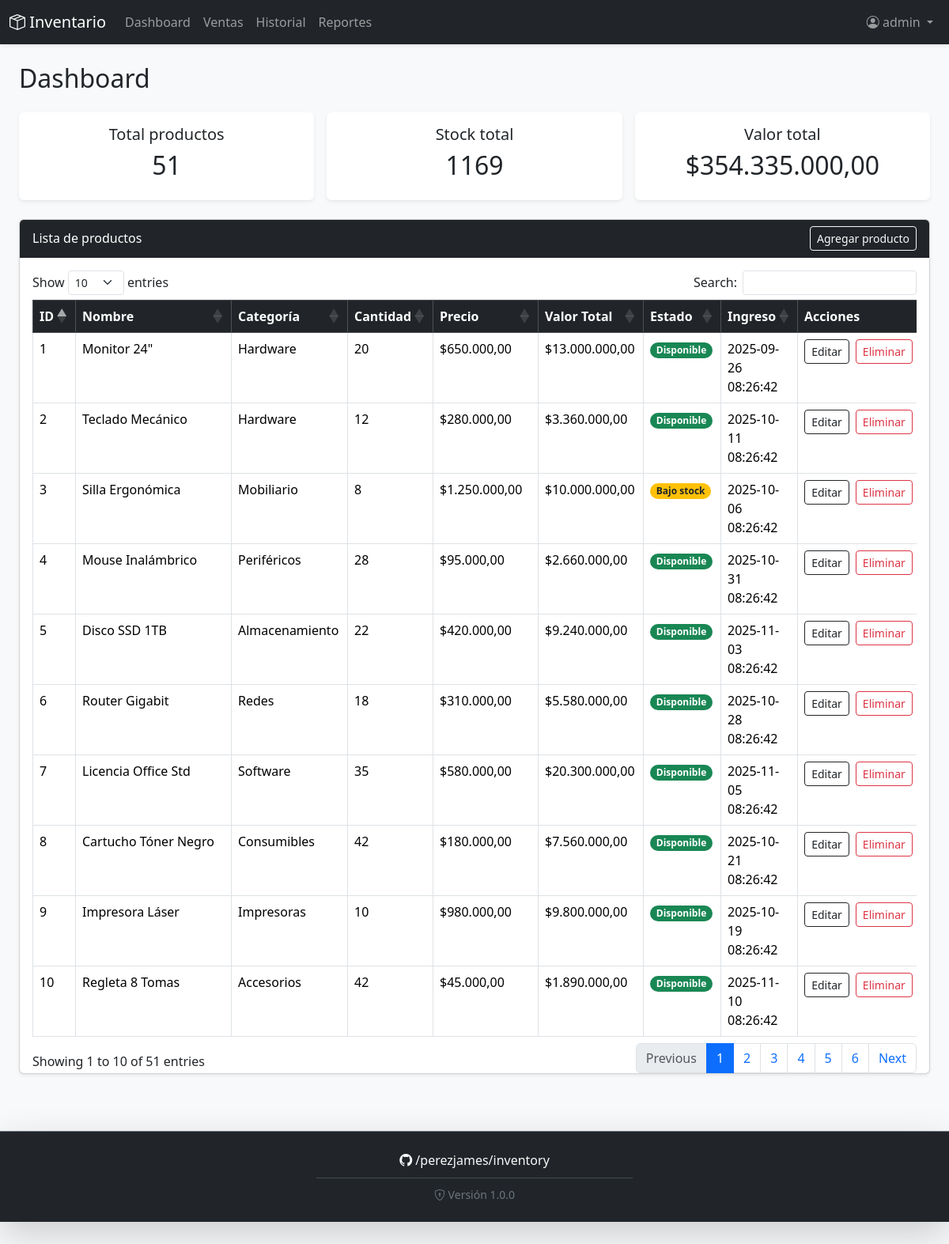
/index.php (signed in), run on the app's committed database.
### tables this page shows
CREATE TABLE productos (
  id INT AUTO_INCREMENT PRIMARY KEY,
  nombre VARCHAR(150) NOT NULL,
  categoria VARCHAR(100) NOT NULL,
  cantidad INT NOT NULL DEFAULT 0,
  precio DECIMAL(12,2) NOT NULL DEFAULT 0.00,
  fecha_ingreso DATETIME NOT NULL DEFAULT CURRENT_TIMESTAMP,
  activo TINYINT(1) NOT NULL DEFAULT 1,
  INDEX idx_categoria (categoria),
  INDEX idx_fecha_ingreso (fecha_ingreso)
);

### public/index.php (the view, shortened to what this page needs)
<?php
require_once __DIR__ . '/../core/bootstrap.php';
$totales = ['productos' => 0, 'stock' => 0, 'valor' => 0.0];
$summarySql = "SELECT COUNT(*) AS productos, COALESCE(SUM(cantidad),0) AS stock, COALESCE(SUM(cantidad * precio),0) AS valor FROM productos";
if ($res = $conn->query($summarySql)) {
    $row = $res->fetch_assoc();
    $totales['productos'] = (int)($row['productos'] ?? 0);
    $totales['stock']     = (int)($row['stock'] ?? 0);
    $totales['valor']     = (float)($row['valor'] ?? 0.0);
}
require_once __DIR__ . '/../includes/header.php';
require_once __DIR__ . '/../includes/navbar.php';
?>
<div class="container-fluid p-4">
  <h2 class="mb-4">Dashboard</h2>
  <div class="row g-3 mb-4">
    <div class="col-md-4">
      <div class="card shadow-sm border-0 text-center">
        <div class="card-body">
          <h5>Total productos</h5>
          <h2><?= $totales['productos'] ?></h2>
        </div>
      </div>
    </div>
    <div class="col-md-4">
      <div class="card shadow-sm border-0 text-center">
        <div class="card-body">
          <h5>Stock total</h5>
          <h2><?= $totales['stock'] ?></h2>
        </div>
      </div>
    </div>
    <div class="col-md-4">
      <div class="card shadow-sm border-0 text-center">
        <div class="card-body">
          <h5>Valor total</h5>
          <h2>$<?= number_format((float)$totales['valor'], 2, ',', '.') ?></h2>
        </div>
      </div>
    </div>
  </div>
  <div class="card shadow-sm">
    <div class="card-header bg-dark text-white d-flex justify-content-between align-items-center">
      <span>Lista de productos</span>
      <a href="#" class="btn btn-outline-light btn-sm" data-bs-toggle="modal" data-bs-target="#modalAgregar">Agregar producto</a>
    </div>
    <div class="card-body table-container">
      <div class="table-responsive">
        <table id="tablaProductos" class="table table-bordered table-hover">
          <thead class="table-dark">
            <tr>
              <th>ID</th>
              <th>Nombre</th>
              <th>Categoría</th>
              <th>Cantidad</th>
              <th>Precio</th>
              <th>Valor Total</th>
              <th>Estado</th>
              <th>Ingreso</th>
              <th>Acciones</th>
            </tr>
          </thead>
          <tbody>
          <?php
          $sql = "SELECT id, nombre, categoria, cantidad, precio, fecha_ingreso FROM productos ORDER BY id DESC";
          if ($result = $conn->query($sql)):
              while ($row = $result->fetch_assoc()):
                  $cantidad = (int)$row['cantidad'];
                  $precio = (float)$row['precio'];
                  $valor = $cantidad * $precio;
                  $estado = calcular_estado_producto($cantidad);
          ?>
            <tr>
              <td><?= (int)$row['id'] ?></td>
              <td><?= htmlspecialchars($row['nombre'], ENT_QUOTES, 'UTF-8') ?></td>
              <td><?= htmlspecialchars($row['categoria'], ENT_QUOTES, 'UTF-8') ?></td>
              <td><?= $cantidad ?></td>
              <td>$<?= number_format($precio, 2, ',', '.') ?></td>
              <td>$<?= number_format($valor, 2, ',', '.') ?></td>
              <td><?= $estado ?></td>
              <td><?= htmlspecialchars($row['fecha_ingreso'], ENT_QUOTES, 'UTF-8') ?></td>
              <td>
                <div class="d-grid gap-2 d-md-flex justify-content-md-center">
                  <button class="btn btn-outline-dark btn-sm" data-bs-toggle="modal" data-bs-target="#editarModal" data-id="<?= (int)$row['id'] ?>">Editar</button>
                  <button class="btn btn-outline-danger btn-sm" data-bs-toggle="modal" data-bs-target="#eliminarModal" data-id="<?= (int)$row['id'] ?>">Eliminar</button>
                </div>
              </td>
            </tr>
          <?php
              endwhile;
          endif;
          ?>
          </tbody>
        </table>
      </div>
    </div>
  </div>
</div>
<?php
require_once __DIR__ . '/../includes/footer.php';
?>
</body>
</html>

### includes/header.php (shortened to what this page needs)
<!DOCTYPE html>
<html lang="es">
<head>
    <link href="https://cdn.jsdelivr.net/npm/bootstrap@5.3.3/dist/css/bootstrap.min.css" rel="stylesheet">
    <link rel="stylesheet" href="https://cdn.jsdelivr.net/npm/bootstrap-icons@1.11.3/font/bootstrap-icons.css">
    <link rel="stylesheet" href="https://cdn.datatables.net/1.13.6/css/dataTables.bootstrap5.min.css">
</head>
<body>

### includes/navbar.php (shortened to what this page needs)
<?php
$nombreUsuario = isset($_SESSION['usuario'])
    ? htmlspecialchars($_SESSION['usuario'], ENT_QUOTES, 'UTF-8')
    : 'Invitado';
?>
<nav class="navbar navbar-expand-lg navbar-dark bg-dark sticky-top shadow-sm">
  <div class="container-fluid">
    <a class="navbar-brand" href="index.php">
      <i class="bi bi-box-seam"></i> Inventario
    </a>
    <div class="collapse navbar-collapse" id="navbarNav">
      <ul class="navbar-nav me-auto mb-2 mb-lg-0">
        <li class="nav-item">
          <a class="nav-link" href="index.php">Dashboard</a>
        </li>
        <li class="nav-item">
          <a class="nav-link" href="ventas.php">Ventas</a>
        </li>
        <li class="nav-item">
          <a class="nav-link" href="historial.php">Historial</a>
        </li>
        <li class="nav-item">
          <a class="nav-link" href="reportes.php">Reportes</a>
        </li>
      </ul>
      <ul class="navbar-nav ms-auto">
        <li class="nav-item dropdown">
          <a class="nav-link dropdown-toggle" href="#" role="button" data-bs-toggle="dropdown" aria-expanded="false">
            <i class="bi bi-person-circle"></i> <?= $nombreUsuario ?>
          </a>
        </li>
      </ul>
    </div>
  </div>
</nav>

### core/funciones.php (shortened to what this page needs)
<?php
function calcular_estado_producto($cantidad) {
    $cantidad = (int)$cantidad;
    if ($cantidad < 10) {
        return '<span class="badge bg-warning text-dark rounded-pill">Bajo stock</span>';
    }
    return '<span class="badge bg-success rounded-pill">Disponible</span>';
}
?>

### includes/footer.php (shortened to what this page needs)
<footer class="bg-dark text-light mt-5 py-4 shadow-lg border-top border-secondary">
  <div class="container text-center">
    <div class="d-flex justify-content-center gap-3 mb-2">
      <a href="https://github.com/perezjames/inventory" target="_blank" class="text-light text-decoration-none">
        <i class="bi bi-github"></i> /perezjames/inventory
      </a>
    </div>
    <hr class="border-secondary opacity-50" style="max-width: 400px; margin: 10px auto;">
    <p class="small text-secondary mb-0">
      <i class="bi bi-shield-lock"></i> Versión 1.0.0
    </p>
  </div>
</footer>

### includes/header.php (style rules this page uses)
body { background-color: #f8f9fa; }
.table-container { max-height: 60vh; overflow-y: auto; }
.card-header { position: sticky; top: 0; z-index: 10; }

### data on the page
productos: id "10", nombre "Regleta 8 Tomas", categoria "Accesorios", cantidad "42", precio "45.000,00", valor "1.890.000,00", fecha_ingreso "2025-11-10 08:26:42"
productos: id "9", nombre "Impresora Láser", categoria "Impresoras", cantidad "10", precio "980.000,00", valor "9.800.000,00", fecha_ingreso "2025-10-19 08:26:42"
productos: id "8", nombre "Cartucho Tóner Negro", categoria "Consumibles", cantidad "42", precio "180.000,00", valor "7.560.000,00", fecha_ingreso "2025-10-21 08:26:42"
productos: id "7", nombre "Licencia Office Std", categoria "Software", cantidad "35", precio "580.000,00", valor "20.300.000,00", fecha_ingreso "2025-11-05 08:26:42"
productos: id "6", nombre "Router Gigabit", categoria "Redes", cantidad "18", precio "310.000,00", valor "5.580.000,00", fecha_ingreso "2025-10-28 08:26:42"
productos: id "5", nombre "Disco SSD 1TB", categoria "Almacenamiento", cantidad "22", precio "420.000,00", valor "9.240.000,00", fecha_ingreso "2025-11-03 08:26:42"
productos: id "4", nombre "Mouse Inalámbrico", categoria "Periféricos", cantidad "28", precio "95.000,00", valor "2.660.000,00", fecha_ingreso "2025-10-31 08:26:42"
productos: id "3", nombre "Silla Ergonómica", categoria "Mobiliario", cantidad "8", precio "1.250.000,00", valor "10.000.000,00", shows "Bajo stock", fecha_ingreso "2025-10-06 08:26:42"
productos: id "2", nombre "Teclado Mecánico", categoria "Hardware", cantidad "12", precio "280.000,00", valor "3.360.000,00", fecha_ingreso "2025-10-11 08:26:42"
productos: id "1", nombre "Monitor 24\"", categoria "Hardware", cantidad "20", precio "650.000,00", valor "13.000.000,00", fecha_ingreso "2025-09-26 08:26:42"

### other printed values
$nombreUsuario "admin"
$totales['productos'] "51"
$totales['stock'] "1169"
$totales['valor'] "354.335.000,00"
